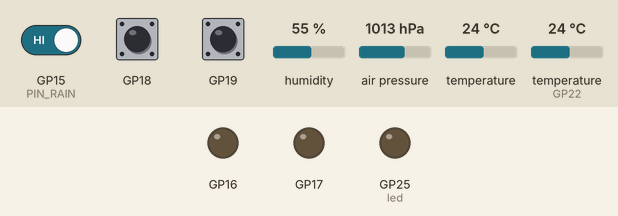
A program run on a simulated Raspberry Pi Pico running MicroPython. On the bench: output pins drawn as LEDs (lit = HIGH). The test bench sets the inputs (shaded band); at power-on: GP15 (PIN_RAIN) HIGH, GP18 HIGH, GP19 HIGH, humidity 55 %, air pressure 1013 hPa, temperature 24 °C, temperature (sensor on GP22) 24 °C. What the program prints to the serial console is not drawn.

Above: at 1.0 s.
At 7.0 s:
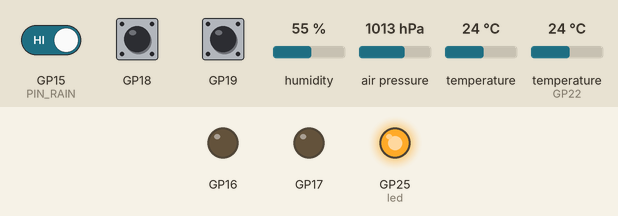
Timing chart, 0 to 9.2 s (numbered marks = the images above):
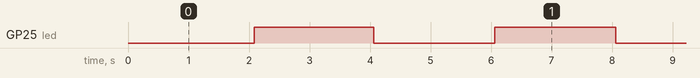

Measured:
- by itself, GP25 (led): alternates HIGH for 2.0 s and LOW for 2.0 s

The program:

main.py
```python
# =====================================================================
#  bricohams-io · BricoHams  —  firmware MicroPython para Raspberry Pi Pico
#
#  Puente USB entre la Raspberry Pi 5 (que tiene la cabecera de 40 pines
#  ocupada por el HAT) y los sensores/actuadores de la caja:
#     BME280/BMP280 (I2C0: GP4 SDA, GP5 SCL)   · temperatura, humedad, presión
#     DS18B20 (1-Wire: GP22, 4,7 kΩ a 3V3)      · aire de la caja
#     Pluviómetro reed (GP15 a GND, 10 kΩ a 3V3 + 100 nF)
#     Ventiladores 12 V de 4 hilos:
#        PWM 25 kHz  GP16 (entrada) y GP17 (salida), por MOSFET 2N7002 (invierte)
#        Tacómetro   GP18 (entrada) y GP19 (salida), 10 kΩ a 3V3 + 1 kΩ en serie
#
#  Protocolo por USB (115200, líneas de texto):
#   Pico → Pi, cada 2 s, una línea JSON:
#     {"v":1,"up":123,"bme":{"chip":"BME280","t":21.3,"p":100512.4,"h":55.1},
#      "ds":[{"id":"28ff…","t":31.2}],"rain":17,"boot":"a1b2c3d4",
#      "fan":{"duty":[40,40],"rpm":[1810,1790],"auto":false}}
#   Pi → Pico:
#     FAN <0-100> <0-100>   ciclo de los dos ventiladores
#     PING                  responde {"pong":…}
#   Seguridad: si en 60 s no llega ninguna orden FAN, los ventiladores pasan
#   solos al 100 % («auto»: true) hasta que la Pi vuelva a mandar.
#
#  Instalar: copia el UF2 de MicroPython a la Pico (BOOTSEL) y después
#            sudo bricohams-io instalar      (copia este main.py con mpremote)
# =====================================================================
import json
import sys
import time

try:
    import machine
    import select
    import ubinascii
    PICO = True
except ImportError:          # en un PC (pruebas): solo las funciones de cálculo
    PICO = False

VERSION = 1
PIN_SDA, PIN_SCL, PIN_1W, PIN_RAIN = 4, 5, 22, 15
PIN_PWM = (16, 17)
PIN_TACH = (18, 19)
PWM_FREQ = 25000
PWM_INVERT = True            # con el 2N7002 del esquema (GPIO alto = PWM del ventilador a masa)
FAILSAFE_S = 60
PERIOD_MS = 2000
RAIN_DEBOUNCE_MS = 20


# ------------------------- BME280 / BMP280 ---------------------------
def s16(v):
    return v - 65536 if v > 32767 else v


def s8(v):
    return v - 256 if v > 127 else v


def parse_calib(c, h=None):
    def u16(i):
        return c[i] | (c[i + 1] << 8)
    cal = {'T1': u16(0), 'T2': s16(u16(2)), 'T3': s16(u16(4)),
           'P1': u16(6), 'P2': s16(u16(8)), 'P3': s16(u16(10)), 'P4': s16(u16(12)),
           'P5': s16(u16(14)), 'P6': s16(u16(16)), 'P7': s16(u16(18)), 'P8': s16(u16(20)),
           'P9': s16(u16(22))}
    if h is not None:
        cal['H1'] = c[25]
        cal['H2'] = s16(h[0] | (h[1] << 8))
        cal['H3'] = h[2]
        h4 = (h[3] << 4) | (h[4] & 0x0F)
        h5 = (h[5] << 4) | (h[4] >> 4)
        cal['H4'] = h4 - 4096 if h4 > 2047 else h4
        cal['H5'] = h5 - 4096 if h5 > 2047 else h5
        cal['H6'] = s8(h[6])
    return cal


def compensate(cal, adc_t, adc_p, adc_h=None):
    v1 = (adc_t / 16384.0 - cal['T1'] / 1024.0) * cal['T2']
    v2 = ((adc_t / 131072.0 - cal['T1'] / 8192.0) ** 2) * cal['T3']
    t_fine = v1 + v2
    temp = t_fine / 5120.0
    v1 = t_fine / 2.0 - 64000.0
    v2 = v1 * v1 * cal['P6'] / 32768.0
    v2 = v2 + v1 * cal['P5'] * 2.0
    v2 = v2 / 4.0 + cal['P4'] * 65536.0
    v1 = (cal['P3'] * v1 * v1 / 524288.0 + cal['P2'] * v1) / 524288.0
    v1 = (1.0 + v1 / 32768.0) * cal['P1']
    press = None
    if v1 != 0:
        p = 1048576.0 - adc_p
        p = (p - v2 / 4096.0) * 6250.0 / v1
        v1 = cal['P9'] * p * p / 2147483648.0
        v2 = p * cal['P8'] / 32768.0
        press = p + (v1 + v2 + cal['P7']) / 16.0
    hum = None
    if adc_h is not None and 'H1' in cal:
        h = t_fine - 76800.0
        h = (adc_h - (cal['H4'] * 64.0 + cal['H5'] / 16384.0 * h)) * (
            cal['H2'] / 65536.0 * (1.0 + cal['H6'] / 67108864.0 * h * (1.0 + cal['H3'] / 67108864.0 * h)))
        h = h * (1.0 - cal['H1'] * h / 524288.0)
        hum = max(0.0, min(100.0, h))
    return temp, press, hum


def rpm(pulsos, segundos, por_vuelta=2):
    if segundos <= 0:
        return 0
    return int(round(pulsos * 60.0 / (segundos * por_vuelta)))


def duty_u16(pct, invert=PWM_INVERT):
    pct = max(0, min(100, int(pct)))
    v = int(pct * 65535 // 100)
    return 65535 - v if invert else v


def parse_cmd(line):
    """'FAN 40 60' -> ('FAN', [40, 60]); 'PING' -> ('PING', []); otro -> (None, [])."""
    p = line.strip().split()
    if not p:
        return None, []
    cmd = p[0].upper()
    if cmd == 'FAN' and len(p) == 3:
        try:
            return 'FAN', [max(0, min(100, int(p[1]))), max(0, min(100, int(p[2])))]
        except ValueError:
            return None, []
    if cmd == 'PING':
        return 'PING', []
    return None, []


# ------------------------------ hardware ------------------------------
class BME:
    CHIPS = {0x60: 'BME280', 0x58: 'BMP280', 0x57: 'BMP280', 0x56: 'BMP280'}

    def __init__(self, i2c):
        self.i2c, self.addr, self.chip = i2c, None, None
        for a in (0x76, 0x77):
            try:
                cid = i2c.readfrom_mem(a, 0xD0, 1)[0]
            except OSError:
                continue
            if cid in self.CHIPS:
                self.addr, self.chip = a, self.CHIPS[cid]
                break
        if self.addr is None:
            raise OSError('sin BME280')
        i2c.writeto_mem(self.addr, 0xE0, b'\xb6')
        time.sleep_ms(10)
        c = i2c.readfrom_mem(self.addr, 0x88, 26)
        h = i2c.readfrom_mem(self.addr, 0xE1, 7) if self.chip == 'BME280' else None
        self.cal = parse_calib(c, h)
        i2c.writeto_mem(self.addr, 0xF5, b'\x00')

    def read(self):
        if self.chip == 'BME280':
            self.i2c.writeto_mem(self.addr, 0xF2, b'\x01')
        self.i2c.writeto_mem(self.addr, 0xF4, b'\x25')
        for _ in range(50):
            time.sleep_ms(10)
            if not self.i2c.readfrom_mem(self.addr, 0xF3, 1)[0] & 0x08:
                break
        n = 8 if self.chip == 'BME280' else 6
        d = self.i2c.readfrom_mem(self.addr, 0xF7, n)
        adc_p = (d[0] << 12) | (d[1] << 4) | (d[2] >> 4)
        adc_t = (d[3] << 12) | (d[4] << 4) | (d[5] >> 4)
        adc_h = (d[6] << 8) | d[7] if n == 8 else None
        return compensate(self.cal, adc_t, adc_p, adc_h)


def main():
    from machine import Pin, PWM, I2C
    led = Pin(25, Pin.OUT)
    boot = ubinascii.hexlify(machine.unique_id()).decode()[-4:] + '%04x' % (time.ticks_ms() & 0xFFFF)

    i2c = I2C(0, sda=Pin(PIN_SDA), scl=Pin(PIN_SCL), freq=100000)
    bme = None

    ds = roms = None
    try:
        import onewire
        import ds18x20
        ds = ds18x20.DS18X20(onewire.OneWire(Pin(PIN_1W)))
        roms = ds.scan()
    except Exception:
        ds = None

    rain = {'n': 0, 'last': 0}

    def on_rain(p):
        now = time.ticks_ms()
        if time.ticks_diff(now, rain['last']) > RAIN_DEBOUNCE_MS:
            rain['n'] += 1
        rain['last'] = now
    Pin(PIN_RAIN, Pin.IN, Pin.PULL_UP).irq(trigger=Pin.IRQ_FALLING, handler=on_rain)

    pulses = [0, 0]

    def tach_cb(i):
        def cb(p):
            pulses[i] += 1
        return cb
    for i, g in enumerate(PIN_TACH):
        Pin(g, Pin.IN, Pin.PULL_UP).irq(trigger=Pin.IRQ_FALLING, handler=tach_cb(i))

    pwms = []
    for g in PIN_PWM:
        p = PWM(Pin(g))
        p.freq(PWM_FREQ)
        pwms.append(p)
    duty = [100, 100]
    for i, p in enumerate(pwms):
        p.duty_u16(duty_u16(duty[i]))

    poll = select.poll()
    poll.register(sys.stdin, select.POLLIN)
    buf = ''
    last_cmd = time.ticks_ms()
    auto = True
    t_prev = time.ticks_ms()
    rpms = [0, 0]
    next_tx = time.ticks_add(time.ticks_ms(), PERIOD_MS)
    if ds and roms:
        ds.convert_temp()

    while True:
        # órdenes de la Pi (sin bloquear)
        while poll.poll(0):
            ch = sys.stdin.read(1)
            if ch in ('\n', '\r'):
                cmd, args = parse_cmd(buf)
                buf = ''
                if cmd == 'FAN':
                    duty, auto, last_cmd = args, False, time.ticks_ms()
                    for i, p in enumerate(pwms):
                        p.duty_u16(duty_u16(duty[i]))
                elif cmd == 'PING':
                    print(json.dumps({'pong': VERSION, 'boot': boot}))
            elif len(buf) < 64:
                buf += ch
        if not auto and time.ticks_diff(time.ticks_ms(), last_cmd) > FAILSAFE_S * 1000:
            auto, duty = True, [100, 100]           # la Pi no responde: a tope por seguridad
            for p in pwms:
                p.duty_u16(duty_u16(100))
        if time.ticks_diff(time.ticks_ms(), next_tx) >= 0:
            next_tx = time.ticks_add(next_tx, PERIOD_MS)
            now = time.ticks_ms()
            dt = time.ticks_diff(now, t_prev) / 1000.0
            t_prev = now
            rpms = [rpm(pulses[0], dt), rpm(pulses[1], dt)]
            pulses[0] = pulses[1] = 0
            out = {'v': VERSION, 'up': now // 1000, 'boot': boot, 'rain': rain['n'],
                   'fan': {'duty': duty, 'rpm': rpms, 'auto': auto}}
            try:
                if bme is None:
                    bme = BME(i2c)
                t, p, h = bme.read()
                out['bme'] = {'chip': bme.chip, 't': round(t, 2), 'p': round(p, 1) if p else None,
                              'h': None if h is None else round(h, 1)}
            except Exception as e:
                bme = None
                out['bme'] = {'error': str(e)}
            if ds and roms:
                lst = []
                for r in roms:
                    try:
                        lst.append({'id': ubinascii.hexlify(r).decode(), 't': round(ds.read_temp(r), 2)})
                    except Exception:
                        pass
                out['ds'] = lst
                ds.convert_temp()                    # la siguiente lectura estará lista en 2 s
            print(json.dumps(out))
            led.toggle()
        time.sleep_ms(20)


if PICO and __name__ == '__main__':
    main()
```
